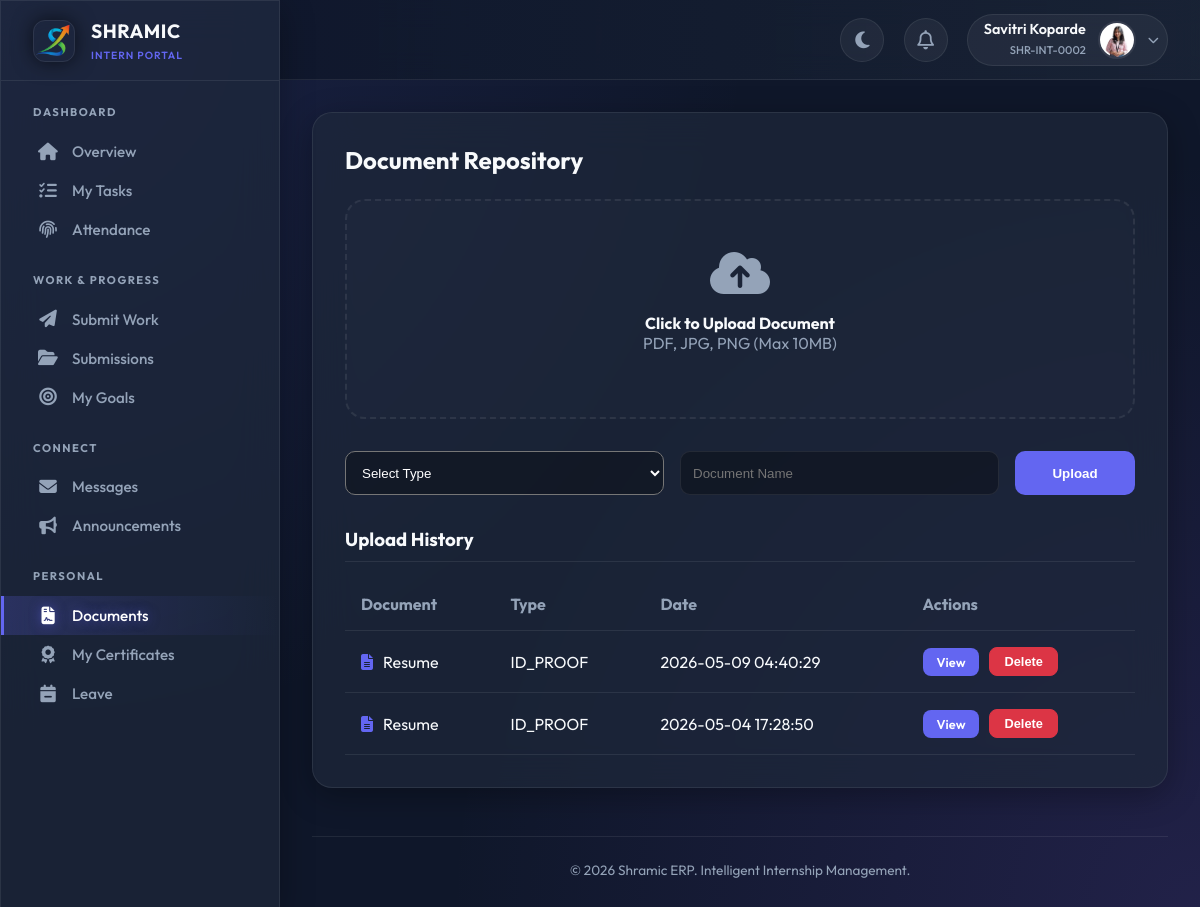
/intern/documents (signed in), run on the app's committed database.
### tables this page shows
CREATE TABLE users (
            id INTEGER PRIMARY KEY AUTOINCREMENT,
            intern_id TEXT UNIQUE,
            usn TEXT UNIQUE NOT NULL,
            full_name TEXT NOT NULL,
            phone TEXT NOT NULL,
            email TEXT UNIQUE NOT NULL,
            password_hash TEXT NOT NULL,
            role TEXT NOT NULL,
            photo_url TEXT,
            status TEXT DEFAULT 'PENDING',
            is_admin BOOLEAN DEFAULT 0,
            department TEXT,
            join_date DATE,
            emergency_contact TEXT,
            address TEXT,
            last_login TIMESTAMP,
            login_count INTEGER DEFAULT 0,
            created_at TIMESTAMP DEFAULT CURRENT_TIMESTAMP,
            updated_at TIMESTAMP DEFAULT CURRENT_TIMESTAMP
        );

CREATE TABLE document_verifications (
            id INTEGER PRIMARY KEY AUTOINCREMENT,
            user_id INTEGER,
            document_type TEXT NOT NULL,
            document_name TEXT,
            file_url TEXT,
            status TEXT DEFAULT 'PENDING',
            verified_by INTEGER,
            verified_at TIMESTAMP,
            rejection_reason TEXT,
            uploaded_at TIMESTAMP DEFAULT CURRENT_TIMESTAMP,
            FOREIGN KEY (user_id) REFERENCES users(id),
            FOREIGN KEY (verified_by) REFERENCES users(id)
        );

### app.py (the view, shortened to what this page needs)
@app.route('/intern/documents', methods=['GET', 'POST'])
@login_required
@approved_required
def intern_documents():
    conn = get_db_connection()
    cur = conn.cursor()
    cur.execute("""
        SELECT dv.*, v.full_name as verifier_name
        FROM document_verifications dv
        LEFT JOIN users v ON dv.verified_by = v.id
        WHERE dv.user_id = ?
        ORDER BY dv.uploaded_at DESC
    """, (current_user.id,))
    documents = cur.fetchall()
    conn.close()
    return render_template('intern/documents.html', documents=documents)

### app.py (called while the page is built)
@app.before_request
def make_session_permanent():
    session.permanent = True
    app.permanent_session_lifetime = timedelta(days=365)

def get_db_connection():
    conn = sqlite3.connect(DATABASE, timeout=30)
    conn.execute("PRAGMA busy_timeout = 30000")
    conn.row_factory = sqlite3.Row
    return conn

def get_current_datetime():
    return datetime.now(TIMEZONE)

@login_manager.user_loader
def load_user(user_id):
    conn = get_db_connection()
    cur = conn.cursor()
    cur.execute("SELECT * FROM users WHERE id = ?", (user_id,))
    user_data = cur.fetchone()
    conn.close()
    return User(dict(user_data)) if user_data else None

def approved_required(f):
    @wraps(f)
    def decorated_function(*args, **kwargs):
        if not current_user.is_authenticated:
            return redirect(url_for('login'))
        if current_user.status != 'APPROVED' and not current_user.is_admin:
            return render_template('auth/pending.html')
        return f(*args, **kwargs)
    return decorated_function

@app.context_processor
def inject_globals():
    unread_count = 0
    if current_user.is_authenticated:
        try:
            conn = get_db_connection()
            cur = conn.cursor()
            cur.execute("""
                SELECT COUNT(*) as count
                FROM notifications
                WHERE user_id = ? AND is_read = 0
            """, (current_user.id,))
            unread_count = cur.fetchone()['count']
            conn.close()
        except:
            pass
    return {
        'now': get_current_datetime(),
        'app_name': 'Shramic ERP',
        'unread_notifications': unread_count
    }

@app.before_request
def before_request():
        pass

### templates/intern/documents.html (shortened to what this page needs)
{% extends "intern/base.html" %}
{% block content %}
<div class="glass-panel" style="padding: 2rem; border-radius: 20px">
  <h2 style="margin-bottom: 1.5rem; font-weight: 700">Document Repository</h2>
  <form action="{{ url_for('intern_documents') }}" method="POST" enctype="multipart/form-data" onsubmit="return validateUpload()">
    <div class="upload-zone" onclick="document.getElementById('file-input').click()">
      <i class="fas fa-cloud-upload-alt" style="font-size: 3rem; color: var(--text-muted); margin-bottom: 1rem"></i>
      <h4 style="color: var(--text-main)">Click to Upload Document</h4>
      <p style="color: var(--text-muted)">PDF, JPG, PNG (Max 10MB)</p>
    </div>
    <div style="display: grid; grid-template-columns: 1fr 1fr 120px; gap: 1rem; margin-bottom: 2rem; align-items: center;">
  <select name="document_type" required style="height: 44px; padding: 0 12px; border-radius: 10px; background: rgba(0,0,0,0.3); color: white;">
    <option value="">Select Type</option>
  </select>
  <input type="text" name="document_name" placeholder="Document Name" required
         style="height: 44px; padding: 0 12px; border-radius: 10px; background: rgba(0,0,0,0.3); color: white; border: 1px solid var(--glass-border);">
  <button type="submit"
          style="height: 44px; padding: 0 20px; background: var(--primary); color: white; border-radius: 10px; font-weight: 700; border: none;">
    Upload
  </button>
</div>
  </form>
  <h3 style="border-bottom: 1px solid var(--glass-border); padding-bottom: 10px;">Upload History</h3>
  <table class="doc-table">
    <thead>
      <tr>
        <th>Document</th>
        <th>Type</th>
        <th>Date</th>
        <th>Actions</th>
      </tr>
    </thead>
    <tbody>
      {% for doc in documents %}
      <tr>
        <td>
          <div style="display:flex; align-items:center; gap:10px;">
            <i class="fas fa-file-alt" style="color: var(--primary)"></i>
            {{ doc.document_name }}
          </div>
        </td>
        <td>{{ doc.document_type }}</td>
        <td>{{ doc.uploaded_at }}</td>
        <td>
          <div style="display:flex; gap:10px; align-items:center;">
            {% if doc.file_url %}
            <a href="{{ url_for('serve_file', filename=doc.file_url) }}"
               target="_blank"
               class="action-btn view-btn">
              View
            </a>
            {% else %}
            <span style="color: var(--text-muted); font-size: 0.85rem;">No File</span>
            {% endif %}
            <form action="{{ url_for('delete_intern_document', doc_id=doc.id) }}" method="POST" style="margin:0;">
              <button type="submit"
                      onclick="return confirm('Delete this document?')"
                      class="action-btn delete-btn">
                Delete
              </button>
            </form>
          </div>
        </td>
      </tr>
      {% else %}
      <tr>
        <td colspan="4" style="text-align:center; padding:2rem;">
          No documents uploaded
        </td>
      </tr>
      {% endfor %}
    </tbody>
  </table>
</div>
{% endblock %}

### templates/intern/base.html (shortened to what this page needs)
<!doctype html>
<html lang="en">
  <head>
    <link
      rel="stylesheet"
      href="https://cdnjs.cloudflare.com/ajax/libs/font-awesome/6.4.0/css/all.min.css"
    />
  </head>
  <body data-theme="dark" x-data="{ sidebarOpen: false }">
    <div class="app-container">
      <aside class="sidebar glass-panel" :class="{ 'open': sidebarOpen }">
        <div class="sidebar-header">
          <div class="logo-box">
            <img
              src="{{ url_for('static', filename='images/favicon.png') }}"
              alt="Shramic Logo"
            />
          </div>
          <div>
            <h1
              style="
                font-size: 1.2rem;
                font-weight: 700;
                letter-spacing: 0.5px;
                color: var(--text-main);
              "
            >
              SHRAMIC
            </h1>
            <span
              style="
                font-size: 0.65rem;
                color: var(--primary);
                font-weight: 600;
                letter-spacing: 1px;
                text-transform: uppercase;
              "
              >Intern Portal</span
            >
          </div>
        </div>
        <nav class="sidebar-nav custom-scrollbar">
          <div class="nav-category">Dashboard</div>
          <a
            href="{{ url_for('intern_dashboard') }}"
            class="nav-link {{ 'active' if request.endpoint == 'intern_dashboard' }}"
          >
            <i class="fas fa-home"></i> <span>Overview</span>
          </a>
          <a
            href="{{ url_for('intern_tasks') }}"
            class="nav-link {{ 'active' if request.endpoint == 'intern_tasks' }}"
          >
            <i class="fas fa-tasks"></i> <span>My Tasks</span>
          </a>
          <a
            href="{{ url_for('intern_attendance') }}"
            class="nav-link {{ 'active' if request.endpoint == 'intern_attendance' }}"
          >
            <i class="fas fa-fingerprint"></i> <span>Attendance</span>
          </a>
          <div class="nav-category">Work & Progress</div>
          <a
            href="{{ url_for('intern_submit') }}"
            class="nav-link {{ 'active' if request.endpoint == 'intern_submit' }}"
          >
            <i class="fas fa-paper-plane"></i> <span>Submit Work</span>
          </a>
          <a
            href="{{ url_for('intern_submissions') }}"
            class="nav-link {{ 'active' if request.endpoint == 'intern_submissions' }}"
          >
            <i class="fas fa-folder-open"></i> <span>Submissions</span>
          </a>
          <a
            href="{{ url_for('intern_goals') }}"
            class="nav-link {{ 'active' if request.endpoint == 'intern_goals' }}"
          >
            <i class="fas fa-bullseye"></i> <span>My Goals</span>
          </a>
          <div class="nav-category">Connect</div>
          <a
            href="{{ url_for('intern_messages') }}"
            class="nav-link {{ 'active' if request.endpoint == 'intern_messages' }}"
          >
            <i class="fas fa-envelope"></i> <span>Messages</span>
          </a>
          <a
            href="{{ url_for('intern_announcements') }}"
            class="nav-link {{ 'active' if request.endpoint == 'intern_announcements' }}"
          >
            <i class="fas fa-bullhorn"></i> <span>Announcements</span>
          </a>
          <div class="nav-category">Personal</div>
          <a
            href="{{ url_for('intern_documents') }}"
            class="nav-link {{ 'active' if request.endpoint == 'intern_documents' }}"
          >
            <i class="fas fa-file-contract"></i> <span>Documents</span>
          </a>
          <a
            href="{{ url_for('intern_certificates') }}"
            class="nav-link {{ 'active' if request.endpoint == 'intern_certificates' }}"
          >
            <i class="fas fa-award"></i> <span>My Certificates</span>
          </a>
          <a
            href="{{ url_for('intern_leave') }}"
            class="nav-link {{ 'active' if request.endpoint == 'intern_leave' }}"
          >
            <i class="fas fa-calendar-minus"></i> <span>Leave</span>
          </a>
        </nav>
      </aside>
      <main class="main-content">
        <header class="top-header">
          <div class="header-actions">
            <button class="icon-btn" id="theme-btn" title="Toggle Theme">
              <i class="fas fa-moon"></i>
            </button>
            <div class="relative-container" x-data="{ open: false }">
              <button @click="open = !open" class="icon-btn">
                <i class="far fa-bell"></i>
              </button>
            </div>
            <div class="relative-container" x-data="{ userMenuOpen: false }">
              <div class="user-pill" @click="userMenuOpen = !userMenuOpen">
                <div class="user-info">
                  <span class="user-name">{{ current_user.full_name }}</span>
                  <span class="user-role">{{ current_user.intern_id }}</span>
                </div>
                {% if current_user.photo_url %}
                <img
                  src="{{ url_for('uploaded_file', filename='profiles/' + current_user.photo_url) }}"
                  class="avatar"
                />
                {% else %}
                <img
                  src="https://ui-avatars.com/api/?name={{ current_user.full_name }}&background=6366f1&color=fff"
                  class="avatar"
                />
                {% endif %}
                <i
                  class="fas fa-chevron-down"
                  style="font-size: 0.7rem; color: var(--text-muted)"
                ></i>
              </div>
            </div>
          </div>
        </header>
        <div class="content-body">
           {% block content %}{% endblock %}
          <footer
            style="
              margin-top: 3rem;
              border-top: 1px solid var(--glass-border);
              padding-top: 1.5rem;
              text-align: center;
              color: var(--text-muted);
              font-size: 0.85rem;
            "
          >
            &copy; {{ now.year }} Shramic ERP. Intelligent Internship
            Management.
          </footer>
        </div>
      </main>
    </div>
  </body>
</html>

### templates/intern/documents.html (style rules this page uses)
.upload-zone { border: 2px dashed var(--glass-border); border-radius: 20px; padding: 3rem; text-align: center; background: rgba(255, 255, 255, 0.01); cursor: pointer; transition: 0.3s; margin-bottom: 2rem; }
.doc-table { width: 100%; border-collapse: collapse; margin-top: 1rem; }
.doc-table th { text-align: left; padding: 1rem; color: var(--text-muted); border-bottom: 1px solid var(--glass-border); }
.doc-table td { padding: 1rem; border-bottom: 1px solid var(--glass-border); color: var(--text-main); }
.action-btn { padding: 6px 14px; border-radius: 8px; font-size: 0.8rem; font-weight: 600; text-decoration: none; }
.view-btn { background: var(--primary); color: white; }
.delete-btn { background: #dc3545; color: white; border: 1px solid #dc3545; cursor: pointer; font-weight: 700; }

### data on the page
users: full_name "Savitri Koparde", intern_id "SHR-INT-0002", photo_url (picture)
document_verifications: document_name "Resume", document_type "ID_PROOF", uploaded_at "2026-05-09 04:40:29"
document_verifications: document_name "Resume", document_type "ID_PROOF", uploaded_at "2026-05-04 17:28:50"

### other printed values
{{ now.year }} "2026"
